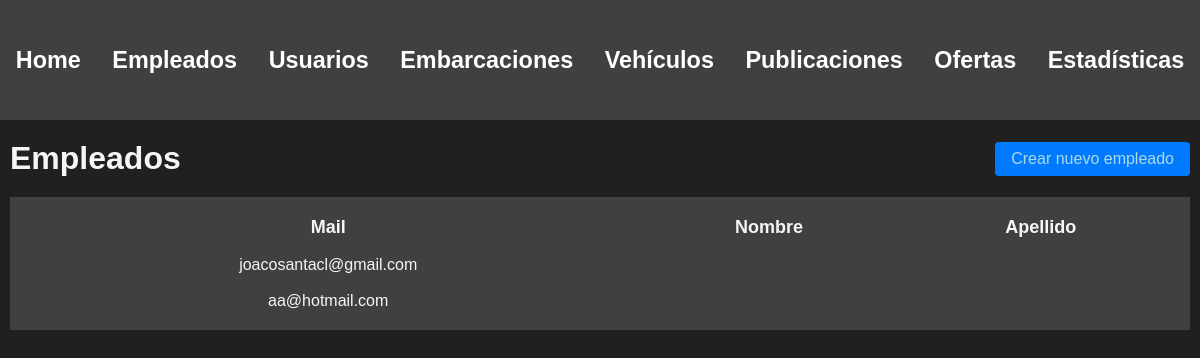
The app's page /administracion/empleados/ (signed in), older data.
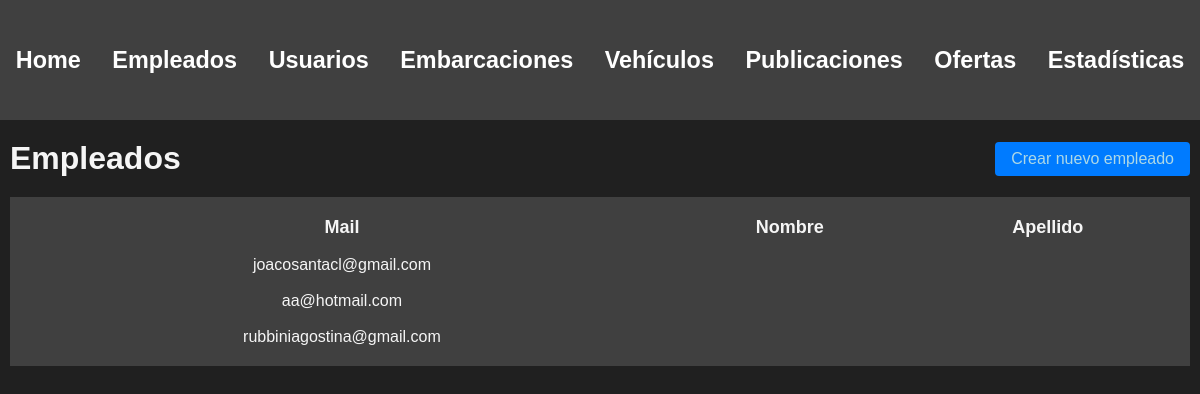
The same page, newer data.
### usuarios/models.py (models this page shows, shortened)
class Usuario(AbstractBaseUser, PermissionsMixin):
    nombre = models.CharField(max_length=50)
    apellido = models.CharField(max_length=50)
    fecha_nacimiento = models.DateField()
    telefono = models.CharField(max_length=13)
    mail = models.EmailField(max_length=50, unique=True)
    password = models.CharField(max_length=128)
    is_staff= models.BooleanField(default=False)
    is_blocked= models.BooleanField(default=False)
    USERNAME_FIELD = 'mail'
    REQUIRED_FIELDS = ['nombre', 'apellido', 'fecha_nacimiento', 'telefono']

### administrador/views.py (the view)
# urls.py: path('', include('empleados.urls')),
@login_required(login_url=reverse_lazy('home'))
def empleados(request):
    chequear_admin(request.user)
    usuarios = Usuario.objects.filter(is_staff=True).filter(is_superuser=False)
    return render(request, 'employees.html', {
        'usuarios' : usuarios
    })

### administrador/backend.py (called while the page is built)
def chequear_admin(user):
    if not user.is_superuser:
        return redirect('home')

### autenticacion/backend.py (called while the page is built)
    def get_user(self, user_id):
        UserModel = get_user_model()
        try:
            return UserModel.objects.get(pk=user_id)
        except UserModel.DoesNotExist:
            return None

### administrador/templates/employees.html (shortened to what this page needs)
{% extends 'layouts/navbar.html' %}
{% block content %}
<div class="header">
    <h1>Empleados</h1>
    <a href="{% url 'crear empleado' %}" class="btn btn-primary">Crear nuevo empleado</a>
</div>
<table>
    <thead>
        <tr>
            <th>Mail</th>
            <th>Nombre</th>
            <th>Apellido</th>
        </tr>
    </thead>
    <tbody>
        {% for usuario in usuarios %}
            <tr>
                <td>{{usuario.mail}}</td>
                <td>{{usuario.nombre}}</td>
                <td>{{usuario.apellido}}</td>
            </tr>
        {% endfor %}
    </tbody>
</table>
{% endblock %}

Row changes from the older to the newer data that the page shows:
added Usuario: mail "rubbiniagostina@gmail.com"
